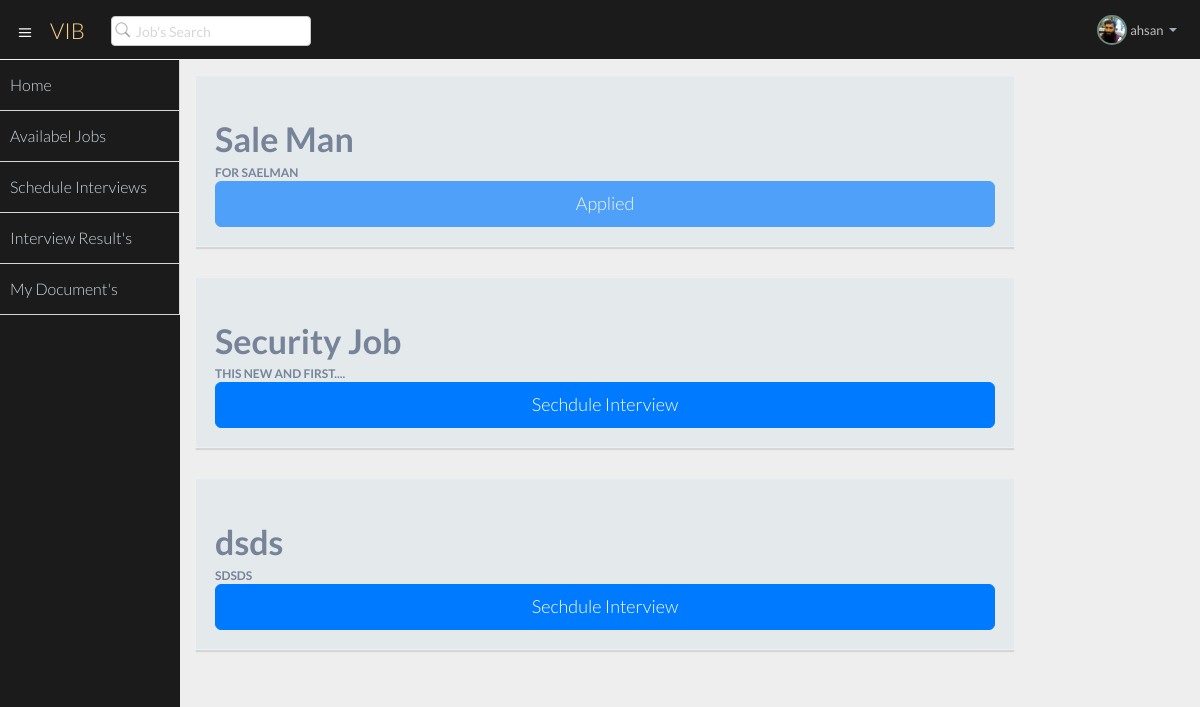
Screenshot of /user/job/ (signed in) with the database file from the repository.
### company/models.py (models this page shows, shortened)
class Jobs(models.Model):
    id = models.AutoField(primary_key=True)
    user = models.ForeignKey(User, on_delete=models.CASCADE)
    job_title = models.CharField(max_length=200)
    job_discription = models.CharField(max_length=800)
    pos_tdate = models.DateTimeField(auto_now_add=True, blank=True)
    job_status =models.BooleanField(default=True)

class Interview(models.Model):
    id = models.AutoField(primary_key=True)
    user = models.ForeignKey(User, on_delete=models.CASCADE)
    job = models.ForeignKey(Jobs, on_delete=models.CASCADE)
    company_user_id = models.IntegerField()
    applidejob_id = models.IntegerField()
    schduele_time = models.DateTimeField((""), auto_now=False, auto_now_add=False)
    apply_date = models.DateTimeField(auto_now_add=True, blank=True)
    date = models.DateField()
    time = models.TimeField()
    interview_status =models.BooleanField(default=False)
    confirm_status =models.BooleanField(default=False)
    video_link = models.CharField(max_length=200)
    result = models.CharField(max_length=200)

### user/views.py (the view)
# urls.py: path('user/job/', views.ujob, name='ujob'),
def ujob(request):
    user = User.objects.get(username=request.user.username)
    alljobs = Jobs.objects.all()
    allinterview = Interview.objects.filter(user=user)
    context = {"alljobs": alljobs,"allinterview": allinterview}
    return render(request, "user/job.html", context)

### templates/user/job.html (shortened to what this page needs)
{% extends 'user/basic.html' %}
{% block body %}
{% load static %}
<section id="main-content">
    <section class="wrapper">
        <div class="row">
            {% if alljobs %}
            {% for jobs in alljobs %}
            {% if jobs.job_status %}
            <div class="col-lg-10 col-md-10 col-sm-12 col-xs-12">
                <div class="info-box gray-bg">
                    <div class="count">{{jobs.job_title}}</div>
                    <div class="title">{{jobs.job_discription}}</div>
                    {% if allinterview %}
                        {% for interview in  allinterview %}
                            {% if interview.applidejob_id == jobs.id %}
                             <button class="btn btn-primary btn-lg btn-block" disabled >Applied</button>
                             {% else %}
                                <a href="{% url 'interviewschdule' jobs.id %}" class="btn btn-primary btn-lg btn-block">Sechdule
                                 Interview</a>
                            {% endif %}
                        {% endfor %}
                    {% else %}
                        <a href="{% url 'interviewschdule' jobs.id %}" class="btn btn-primary btn-lg btn-block">Sechdule
                        Interview</a>
                    {% endif %}
                </div>
            </div>
            <div class="col-lg-2 col-md-2 "></div>
            {% endif %}
            {% endfor %}
            {% endif %}
        </div>
    </section>
</section>
{% endblock body %}

### templates/user/basic.html (shortened to what this page needs)
<!DOCTYPE html>
<html lang="en">
<head>
  {% load static %}
  <link href="{% static 'cassets/css/bootstrap-theme.css' %}" rel="stylesheet">
  <link href="{% static 'cassets/css/elegant-icons-style.css' %}" rel="stylesheet" />
  <link href="{% static 'cassets/css/style.css' %}" rel="stylesheet">
  <link href="{% static 'cassets/css/style-responsive.css' %}" rel="stylesheet" />
</head>
<body>
  <section id="container" class="{% block sidebar %}{% endblock sidebar %}">
    <header class="header dark-bg" {% block header %}{% endblock header %}>
      <div class="toggle-nav" {% block manu %}{% endblock manu %}>
        <div class="icon-reorder tooltips" data-original-title="" data-placement="bottom"><i class="icon_menu"></i>
        </div>
      </div>
      <a href="/user/home" class="logo">VIB </a>
       <div class="nav search-row" {% block searchbar %}{% endblock searchbar %} id="top_menu">
        <ul class="nav top-menu">
          <li>
            <form class="navbar-form">
              <input class="form-control" placeholder="Job's Search" type="text">
            </form>
          </li>
        </ul>
      </div>
      <div class="top-nav notification-row">
        <ul class="nav pull-right top-menu">
          <li class="dropdown">
            <a data-toggle="dropdown" class="dropdown-toggle" href="#">
              <span class="profile-ava">
                <img alt="" src="{% static 'assets/img/team/salehjpg.jpg' %}" width="30px" hight="30px">
              </span>
              <span class="username">{{request.user}}</span>
              <b class="caret"></b>
            </a>
          </li>
        </ul>
      </div>
    </header>
    <aside>
      <div id="sidebar" class="nav-collapse ">
        <ul class="sidebar-menu">
          <li class="">
            <a class="" href="/user/home">
              <span>Home</span>
            </a>
          </li>
          <li class="">
            <a class="" href="/user/job">
              <span>Availabel Jobs</span>
            </a>
          </li>
          <li class="">
            <a class="" href="/user/interview">
              <span>Schedule Interviews</span>
            </a>
          </li>
          <li class="">
            <a class="" href="/">
              <span>Interview Result's</span>
            </a>
          </li>
          <li class="">
            <a class="" href="/">
              <span>My Document's</span>
            </a>
          </li>
        </ul>
      </div>
    </aside>
    {% block body %}
    {% endblock body %}
  </section>
</body>
</html>

### rows the page displays
Jobs: job_title "Sale Man", job_discription "FOR SAELMAN"
Interview: applidejob_id "Applied"
Jobs: job_title "Security Job", job_discription "THIS NEW AND FIRST...."
Jobs: job_title "dsds", job_discription "SDSDS"

### other values shown
{{ request.user }} "ahsan"
